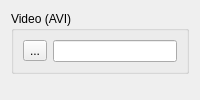
                         <widget class="QWidget" name="page_6">
                          <layout class="QVBoxLayout" name="verticalLayout_8">
                           <item>
                            <widget class="QGroupBox" name="source_groupBox_video">
                             <property name="title">
                              <string>Video (AVI)</string>
                             </property>
                             <layout class="QGridLayout" name="gridLayout_8" columnstretch="0,10">
                              <item row="0" column="0">
                               <widget class="QToolButton" name="source_video_toolButton_selectSource">
                                <property name="text">
                                 <string>...</string>
                                </property>
                               </widget>
                              </item>
                              <item row="0" column="1">
                               <widget class="QLineEdit" name="source_video_lineEdit_path">
                                <property name="readOnly">
                                 <bool>false</bool>
                                </property>
                               </widget>
                              </item>
                             </layout>
                            </widget>
                           </item>
                           <item>
                            <spacer name="verticalSpacer_10">
                             <property name="orientation">
                              <enum>Qt::Vertical</enum>
                             </property>
                             <property name="sizeHint" stdset="0">
                              <size>
                               <width>0</width>
                               <height>0</height>
                              </size>
                             </property>
                            </spacer>
                           </item>
                          </layout>
                         </widget>
